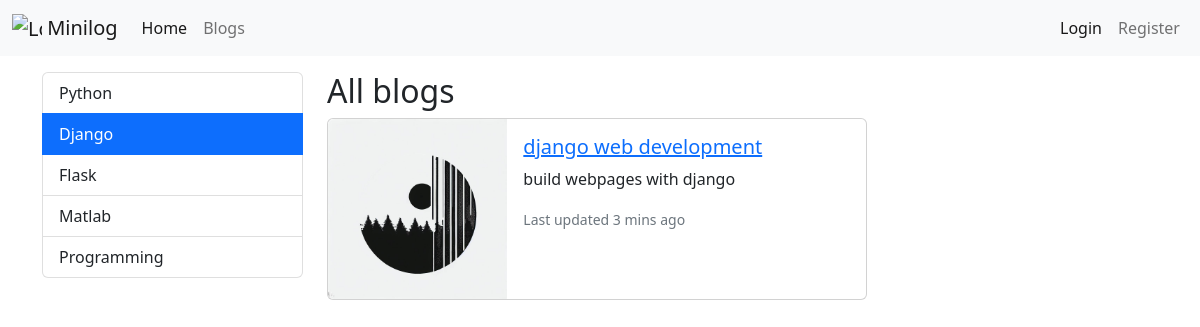
The app's page /category/django with its own data.
### main/models.py (models this page shows, shortened)
class Category(models.Model):
    name = models.CharField(max_length=50)
    slug = models.SlugField(null=False,blank=True,unique=True,db_index=True, editable=False)

class Blog(models.Model):
    title = models.CharField(max_length=100)
    image = models.ImageField(upload_to="blogs")
    description = RichTextField()
    is_active = models.BooleanField(default=False)
    is_home = models.BooleanField(default=False)
    slug = models.SlugField(null=True, blank=True,unique=True,db_index=True, editable=False)
    categories = models.ManyToManyField(Category,blank=True)

### main/views.py (the view)
# urls.py: path('category/<slug:slug>',views.blogs_by_category,name='blogs_by_category'),
def blogs_by_category(request,slug):
    context = {
        "blogs": Category.objects.get(slug=slug).blog_set.filter(is_active=True),
        "categories":Category.objects.all(),
        "selected_category":slug,
    }
    return render(request,'main/blogs.html',context)

### main/templates/main/blogs.html (shortened to what this page needs)
{% extends 'base.html' %}
{% block content %}
    <div class="container mt-3">
        <div class="row">
        <div class="col-3">
            {% include 'partial/_categories.html' %}
        </div>
        <div class="col-9">
            <h2>All blogs</h2>
            {% if blogs|length > 0 %}
                {% for blog in blogs %}
                    {% if blog.is_active %}
                        {% include 'main/partial/_blog.html' %}
                    {% endif %}
                {% endfor %}
            {% else %}
                <div class="alert alert-warning">No Blogs</div>
            {% endif %}
        </div>
        </div>
    </div>
{% endblock content %}

### templates/partial/_categories.html
<div class="list-group">
    {% for category in categories %}
        {% if category.slug == selected_category %}
            <a href="{% url 'blogs_by_category' category.slug %}"
                class="list-group-item list-group-item-action active">
                {{category.name|title}}
            </a>
        {% else %}
            <a href="{% url 'blogs_by_category' category.slug %}" class="list-group-item list-group-item-action">
                {{category.name|title}}
            </a>
        {% endif %}
    {% endfor %}
</div>

### main/templates/main/partial/_blog.html
{%load static %}
<div class="card mb-3" style="max-width: 540px;">
    <div class="row g-0">
      <div class="col-md-4">
        <img src="{{ blog.image.url }}" class="img-fluid rounded-start" alt="...">
      </div>
      <div class="col-md-8">
        <div class="card-body">
          <h5 class="card-title">
            <a href="{% url 'blog_detail' blog.slug %}">{{ blog.title }}</a>
          </h5>
          <p class="card-text">{{ blog.description|striptags|slice:"0:49" }}</p>
          <p class="card-text"><small class="text-muted">Last updated 3 mins ago</small></p>
        </div>
      </div>
    </div>
</div>

### records on screen
Category: name "Python"
Category: name "Django"
Category: name "Flask"
Category: name "Matlab"
Category: name "Programming"
Blog: image (picture), title "django web development", description "build webpages with django"
